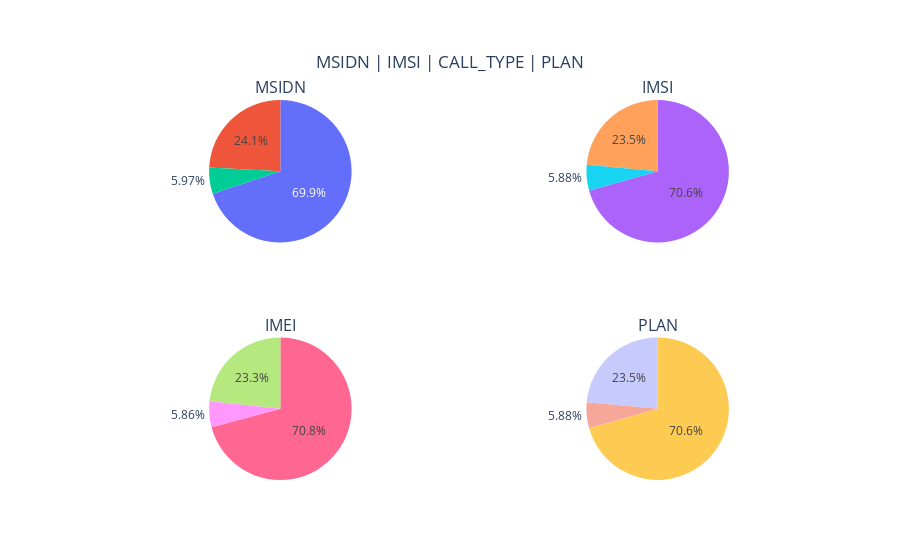

Notebook cell for this chart:
### Code cell
sp_titles=['MSIDN', 'IMSI','IMEI','PLAN']

labels_k=[cdr_sms['MSIDN'],cdr_sms['IMSI'],cdr_sms['IMEI'],cdr_sms['PLAN'].value_counts().index.tolist()]

labels_v=[cdr_sms['MSIDN'].values.tolist(),
          cdr_sms['IMSI'].values.tolist(),
          cdr_sms['IMEI'].values.tolist(),
          cdr_sms['PLAN'].value_counts().values.tolist()]

title_l="MSIDN | IMSI | CALL_TYPE | PLAN"

fig=make_pieplot(sp_titles,labels_k,labels_v,title_l)
fig.show()
